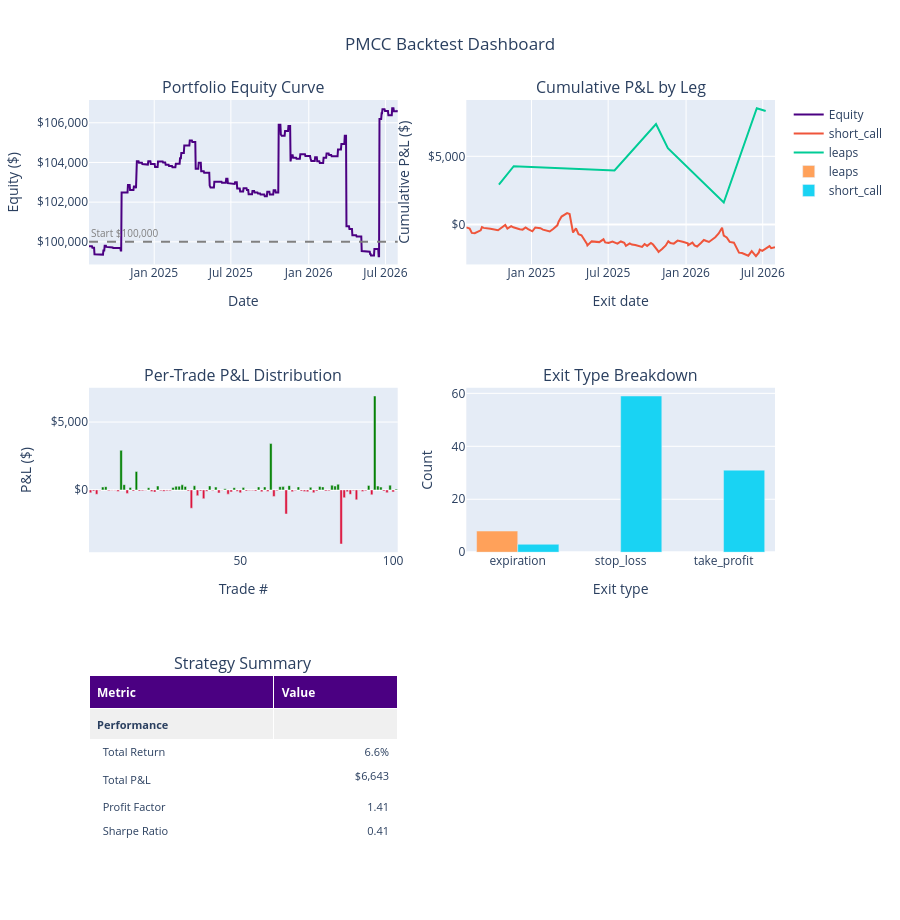

Notebook code cell kept with this figure:
### Code cell
report.plot_dashboard()

### Figure 1 — Plotly figure (JSON) as saved in the notebook; plotly's stock layout.template omitted (floating-point values rounded to 4 significant figures; data arrays with more than 128 entries replaced by an {"elided": "..."} marker saying what was removed)
{"data": [{"hovertemplate": "Date: %{x|%Y-%m-%d}<br>Equity: $%{y:,.0f}<extra></extra>", "line": {"color": "indigo", "width": 2}, "mode": "lines", "name": "Equity", "type": "scatter", "x": {"elided": "730 str values"}, "xaxis": "x", "y": {"elided": "730 float values"}, "yaxis": "y"}, {"hovertemplate": "Leg: %{data.name}<br>Date: %{x|%Y-%m-%d}<br>Cum P&L: $%{y:,.0f}<extra></extra>", "line": {"width": 2}, "mode": "lines", "name": "short_call", "type": "scatter", "x": ["2024-07-31T00:00:00.000000000", "2024-08-08T00:00:00.000000000", "2024-08-13T00:00:00.000000000", "2024-08-20T00:00:00.000000000", "2024-09-03T00:00:00.000000000", "2024-09-06T00:00:00.000000000", "2024-09-10T00:00:00.000000000", "2024-09-17T00:00:00.000000000", "2024-09-26T00:00:00.000000000", "2024-10-14T00:00:00.000000000", "2024-10-31T00:00:00.000000000", "2024-11-05T00:00:00.000000000", "2024-11-14T00:00:00.000000000", "2024-11-19T00:00:00.000000000", "2024-11-26T00:00:00.000000000", "2024-12-04T00:00:00.000000000", "2024-12-11T00:00:00.000000000", "2024-12-18T00:00:00.000000000", "2024-12-24T00:00:00.000000000", "2025-01-03T00:00:00.000000000", "2025-01-10T00:00:00.000000000", "2025-01-22T00:00:00.000000000", "2025-01-28T00:00:00.000000000", "2025-02-05T00:00:00.000000000", "2025-02-13T00:00:00.000000000", "2025-02-21T00:00:00.000000000", "2025-03-03T00:00:00.000000000", "2025-03-06T00:00:00.000000000", "2025-03-13T00:00:00.000000000", "2025-03-26T00:00:00.000000000", "2025-04-01T00:00:00.000000000", "2025-04-09T00:00:00.000000000", "2025-04-16T00:00:00.000000000", "2025-04-22T00:00:00.000000000", "2025-04-29T00:00:00.000000000", "2025-05-12T00:00:00.000000000", "2025-05-13T00:00:00.000000000", "2025-05-23T00:00:00.000000000", "2025-06-10T00:00:00.000000000", "2025-06-20T00:00:00.000000000", "2025-06-24T00:00:00.000000000", "2025-07-02T00:00:00.000000000", "2025-07-11T00:00:00.000000000", "2025-07-23T00:00:00.000000000", "2025-07-31T00:00:00.000000000", "2025-08-08T00:00:00.000000000", "2025-08-12T00:00:00.000000000", "2025-08-21T00:00:00.000000000", "2025-08-26T00:00:00.000000000", "2025-09-03T00:00:00.000000000", "2025-09-09T00:00:00.000000000", "2025-09-19T00:00:00.000000000", "2025-09-25T00:00:00.000000000", "2025-10-01T00:00:00.000000000", "2025-10-10T00:00:00.000000000", "2025-10-15T00:00:00.000000000", "2025-10-27T00:00:00.000000000", "2025-10-28T00:00:00.000000000", "2025-11-06T00:00:00.000000000", "2025-11-14T00:00:00.000000000", "2025-11-20T00:00:00.000000000", "2025-11-25T00:00:00.000000000", "2025-12-03T00:00:00.000000000", "2025-12-12T00:00:00.000000000", "2025-12-24T00:00:00.000000000", "2026-01-05T00:00:00.000000000", "2026-01-06T00:00:00.000000000", "2026-01-16T00:00:00.000000000", "2026-01-21T00:00:00.000000000", "2026-01-27T00:00:00.000000000", "2026-02-05T00:00:00.000000000", "2026-02-12T00:00:00.000000000", "2026-02-18T00:00:00.000000000", "2026-02-24T00:00:00.000000000", "2026-03-11T00:00:00.000000000", "2026-03-19T00:00:00.000000000", "2026-03-27T00:00:00.000000000", "2026-03-31T00:00:00.000000000", "2026-04-07T00:00:00.000000000", "2026-04-14T00:00:00.000000000", "2026-04-24T00:00:00.000000000", "2026-05-06T00:00:00.000000000", "2026-05-13T00:00:00.000000000", "2026-05-26T00:00:00.000000000", "2026-05-28T00:00:00.000000000", "2026-06-05T00:00:00.000000000", "2026-06-15T00:00:00.000000000", "2026-06-22T00:00:00.000000000", "2026-06-24T00:00:00.000000000", "2026-06-30T00:00:00.000000000", "2026-07-17T00:00:00.000000000", "2026-07-21T00:00:00.000000000", "2026-07-30T00:00:00.000000000"], "xaxis": "x2", "y": [-217.5, -301.0, -624.0, -645.0, -436.5, -199.5, -254.5, -280.0, -311.5, -432.0, -47.5, -306.0, -126.0, -212.0, -294.0, -358.5, -384.0, -219.5, -347.0, -509.0, -225.0, -282.0, -386.5, -457.5, -517.5, -334.0, -65.5, 204.5, 577.0, 830.0, 756.5, -597.0, -290.5, -714.0, -794.0, -1440.0, -1540.0, -1247.0, -1299.0, -1094.0, -1321.0, -1355.0, -1267.0, -1417.0, -1253.0, -1352.0, -1567.0, -1397.0, -1477.0, -1517.0, -1569.0, -1657.0, -1440.0, -1577.0, -1359.0, -1477.0, -1962.0, -2025.0, -1786.0, -1543.0, -1230.0, -1363.0, -1410.0, -1191.0, -1276.0, -1386.0, -1527.0, -1338.0, -1542.0, -1620.0, -1362.0, -1143.0, -1218.0, -1288.0, -941.0, -663.0, -250.0, -827.5, -958.5, -1285.0, -1340.0, -2072.0, -2104.0, -2230.0, -2298.0, -1968.0, -2336.0, -2056.0, -1850.0, -1940.0, -1591.0, -1740.0, -1682.0], "yaxis": "y2"}, {"hovertemplate": "Leg: %{data.name}<br>Date: %{x|%Y-%m-%d}<br>Cum P&L: $%{y:,.0f}<extra></extra>", "line": {"width": 2}, "mode": "lines", "name": "leaps", "type": "scatter", "x": ["2024-10-16T00:00:00.000000000", "2024-11-20T00:00:00.000000000", "2025-07-16T00:00:00.000000000", "2025-10-22T00:00:00.000000000", "2025-11-19T00:00:00.000000000", "2026-03-31T00:00:00.000000000", "2026-06-17T00:00:00.000000000", "2026-07-08T00:00:00.000000000"], "xaxis": "x2", "y": [2915.0, 4275.0, 3958.0, 7374.0, 5598.0, 1610.0, 8530.0, 8324.0], "yaxis": "y2"}, {"customdata": {"elided": "101x2 str values"}, "hovertemplate": "Trade #: %{x}<br>P&L: $%{y:,.0f}<br>Exit type: %{customdata[0]}<br>Leg: %{customdata[1]}<br><extra></extra>", "marker": {"color": ["crimson", "crimson", "crimson", "crimson", "green", "green", "crimson", "crimson", "crimson", "crimson", "green", "green", "crimson", "green", "crimson", "green", "crimson", "crimson", "crimson", "green", "crimson", "crimson", "green", "crimson", "crimson", "crimson", "crimson", "green", "green", "green", "green", "green", "crimson", "crimson", "green", "crimson", "crimson", "crimson", "crimson", "green", "crimson", "green", "crimson", "crimson", "green", "crimson", "crimson", "green", "crimson", "crimson", "green", "crimson", "crimson", "crimson", "crimson", "green", "crimson", "green", "crimson", "green", "crimson", "crimson", "green", "green", "crimson", "green", "crimson", "crimson", "green", "crimson", "crimson", "crimson", "green", "crimson", "crimson", "green", "green", "crimson", "crimson", "green", "green", "green", "crimson", "crimson", "crimson", "crimson", "crimson", "crimson", "crimson", "crimson", "crimson", "green", "crimson", "green", "green", "green", "crimson", "crimson", "green", "crimson", "green"]}, "showlegend": false, "type": "bar", "x": [1, 2, 3, 4, 5, 6, 7, 8, 9, 10, 11, 12, 13, 14, 15, 16, 17, 18, 19, 20, 21, 22, 23, 24, 25, 26, 27, 28, 29, 30, 31, 32, 33, 34, 35, 36, 37, 38, 39, 40, 41, 42, 43, 44, 45, 46, 47, 48, 49, 50, 51, 52, 53, 54, 55, 56, 57, 58, 59, 60, 61, 62, 63, 64, 65, 66, 67, 68, 69, 70, 71, 72, 73, 74, 75, 76, 77, 78, 79, 80, 81, 82, 83, 84, 85, 86, 87, 88, 89, 90, 91, 92, 93, 94, 95, 96, 97, 98, 99, 100, 101], "xaxis": "x3", "y": [-217.5, -83.5, -323.0, -21.0, 208.5, 237.0, -55.0, -25.5, -31.5, -120.5, 2915.0, 384.5, -258.5, 180.0, -86.0, 1360.0, -82.0, -64.5, -25.5, 164.5, -127.5, -162.0, 284.0, -57.0, -104.5, -71.0, -60.0, 183.5, 268.5, 270.0, 372.5, 253.0, -73.5, -1354.0, 306.5, -423.5, -80.0, -646.0, -99.5, 292.5, -52.0, 205.5, -227.0, -34.0, 87.5, -316.5, -149.5, 163.5, -99.0, -214.5, 169.5, -79.5, -40.5, -52.0, -87.5, 217.0, -137.5, 218.5, -118.0, 3416.0, -485.0, -63.5, 239.5, 242.5, -1776.0, 313.5, -133.0, -47.5, 219.5, -85.5, -109.5, -141.5, 189.5, -204.5, -78.0, 258.0, 219.0, -75.0, -70.0, 347.0, 278.0, 413.0, -3988.0, -577.5, -131.0, -326.0, -55.0, -733.0, -31.5, -125.5, -68.0, 329.0, -367.0, 6920.0, 280.0, 205.0, -90.0, -205.0, 349.5, -149.0, 58.5], "yaxis": "y3"}, {"hovertemplate": "Leg: %{data.name}<br>Exit type: %{x}<br>Count: %{y}<extra></extra>", "name": "leaps", "type": "bar", "x": ["expiration"], "xaxis": "x4", "y": [8], "yaxis": "y4"}, {"hovertemplate": "Leg: %{data.name}<br>Exit type: %{x}<br>Count: %{y}<extra></extra>", "name": "short_call", "type": "bar", "x": ["expiration", "stop_loss", "take_profit"], "xaxis": "x4", "y": [3, 59, 31], "yaxis": "y4"}, {"cells": {"align": ["left", "right"], "fill": {"color": [["#f0f0f0", "white", "white", "white", "white", "white", "white", "white", "white", "#f0f0f0", "white", "white", "white", "white", "#f0f0f0", "white", "white", "white", "white", "white", "white", "white", "white", "white"], ["#f0f0f0", "white", "white", "white", "white", "white", "white", "white", "white", "#f0f0f0", "white", "white", "white", "white", "#f0f0f0", "white", "white", "white", "white", "white", "white", "white", "white", "white"]]}, "font": {"size": 11}, "height": 24, "values": [["<b>Performance</b>", "  Total Return", "  Total P&L", "  Profit Factor", "  Sharpe Ratio", "  Sortino Ratio", "  Calmar Ratio", "  Omega Ratio", "  Tail Ratio", "<b>Risk</b>", "  Max Drawdown", "  VaR (95%)", "  CVaR (95%)", "  Max Loss", "<b>Trading</b>", "  Total Trades", "  Winning Trades", "  Losing Trades", "  Win Rate", "  Avg P&L", "  Avg Win", "  Avg Loss", "  Max Win", "  Avg Days Held"], ["", "6.6%", "$6,643", "1.41", "0.41", "0.80", "0.36", "1.44", "0.87", "", "-6.3%", "-110.81%", "-162.60%", "$-3,988", "", "101", "38", "63", "37.6%", "$66", "$606", "$-260", "$6,920", "9.3"]]}, "columnwidth": [300, 200], "domain": {"x": [0, 0.45], "y": [0, 0.2222]}, "header": {"align": "left", "fill": {"color": "indigo"}, "font": {"color": "white", "size": 12}, "height": 30, "values": ["<b>Metric</b>", "<b>Value</b>"]}, "type": "table"}], "layout": {"annotations": [{"font": {"size": 16}, "showarrow": false, "text": "Portfolio Equity Curve", "x": 0.225, "xanchor": "center", "xref": "paper", "y": 1, "yanchor": "bottom", "yref": "paper"}, {"font": {"size": 16}, "showarrow": false, "text": "Cumulative P&L by Leg", "x": 0.775, "xanchor": "center", "xref": "paper", "y": 1, "yanchor": "bottom", "yref": "paper"}, {"font": {"size": 16}, "showarrow": false, "text": "Per-Trade P&L Distribution", "x": 0.225, "xanchor": "center", "xref": "paper", "y": 0.6111, "yanchor": "bottom", "yref": "paper"}, {"font": {"size": 16}, "showarrow": false, "text": "Exit Type Breakdown", "x": 0.775, "xanchor": "center", "xref": "paper", "y": 0.6111, "yanchor": "bottom", "yref": "paper"}, {"font": {"size": 16}, "showarrow": false, "text": "Strategy Summary", "x": 0.225, "xanchor": "center", "xref": "paper", "y": 0.2222, "yanchor": "bottom", "yref": "paper"}, {"font": {"color": "gray", "size": 10}, "showarrow": false, "text": "Start $100,000", "x": 0, "xanchor": "left", "xref": "x domain", "y": 100000, "yanchor": "bottom", "yref": "y"}], "height": 920, "shapes": [{"line": {"color": "gray", "dash": "dash"}, "type": "line", "x0": 0, "x1": 1, "xref": "x domain", "y0": 100000, "y1": 100000, "yref": "y"}], "title": {"text": "PMCC Backtest Dashboard", "x": 0.5}, "xaxis": {"anchor": "y", "domain": [0, 0.45], "title": {"text": "Date"}}, "xaxis2": {"anchor": "y2", "domain": [0.55, 1], "title": {"text": "Exit date"}}, "xaxis3": {"anchor": "y3", "domain": [0, 0.45], "title": {"text": "Trade #"}}, "xaxis4": {"anchor": "y4", "domain": [0.55, 1], "title": {"text": "Exit type"}}, "yaxis": {"anchor": "x", "domain": [0.7778, 1], "tickformat": "$,.0f", "title": {"text": "Equity ($)"}, "zeroline": false}, "yaxis2": {"anchor": "x2", "domain": [0.7778, 1], "tickformat": "$,.0f", "title": {"text": "Cumulative P&L ($)"}}, "yaxis3": {"anchor": "x3", "domain": [0.3889, 0.6111], "tickformat": "$,.0f", "title": {"text": "P&L ($)"}}, "yaxis4": {"anchor": "x4", "domain": [0.3889, 0.6111], "title": {"text": "Count"}}}}
